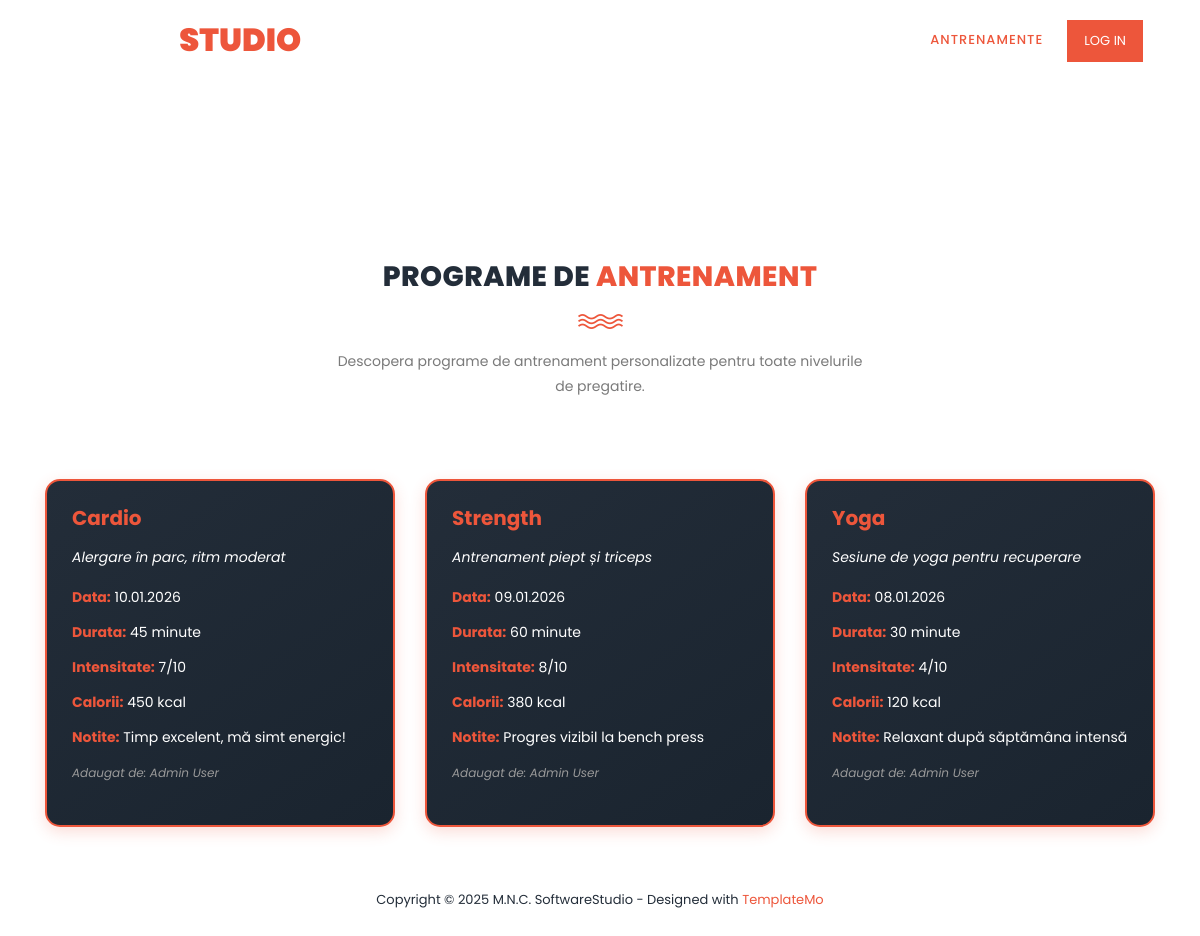
The page /public/antrenamente on the database its author committed.
### tables this page shows
CREATE TABLE `workouts` (
  `workout_id` INT(11) NOT NULL AUTO_INCREMENT,
  `user_id` INT(11) NOT NULL,
  `workout_type_id` INT(11) NOT NULL,
  `description` VARCHAR(255) DEFAULT NULL,
  `date` DATE NOT NULL,
  `duration_min` INT(11) NOT NULL,
  `intensity` INT(11) DEFAULT NULL CHECK (`intensity` >= 1 AND `intensity` <= 10),
  `calories_burned` INT(11) DEFAULT 0,
  `notes` TEXT DEFAULT NULL,
  `created_at` TIMESTAMP DEFAULT CURRENT_TIMESTAMP,
  PRIMARY KEY (`workout_id`),
  KEY `idx_user_id` (`user_id`),
  KEY `idx_workout_type_id` (`workout_type_id`),
  KEY `idx_date` (`date`),
  CONSTRAINT `fk_workouts_user` FOREIGN KEY (`user_id`) REFERENCES `users` (`user_id`) ON DELETE CASCADE ON UPDATE CASCADE,
  CONSTRAINT `fk_workouts_type` FOREIGN KEY (`workout_type_id`) REFERENCES `workout_types` (`workout_type_id`) ON DELETE RESTRICT ON UPDATE CASCADE
);

CREATE TABLE `workout_types` (
  `workout_type_id` INT(11) NOT NULL AUTO_INCREMENT,
  `name` VARCHAR(100) NOT NULL UNIQUE,
  `description` VARCHAR(255) DEFAULT NULL,
  PRIMARY KEY (`workout_type_id`)
);

CREATE TABLE `users` (
  `user_id` INT(11) NOT NULL AUTO_INCREMENT,
  `role_id` INT(11) NOT NULL DEFAULT 1,
  `name` VARCHAR(100) NOT NULL,
  `email` VARCHAR(150) NOT NULL UNIQUE,
  `password_hash` VARCHAR(255) NOT NULL,
  `created_at` TIMESTAMP DEFAULT CURRENT_TIMESTAMP,
  `updated_at` TIMESTAMP DEFAULT CURRENT_TIMESTAMP ON UPDATE CURRENT_TIMESTAMP,
  PRIMARY KEY (`user_id`),
  KEY `idx_email` (`email`),
  KEY `idx_role_id` (`role_id`),
  CONSTRAINT `fk_users_role` FOREIGN KEY (`role_id`) REFERENCES `roles` (`role_id`) ON DELETE RESTRICT ON UPDATE CASCADE
);

### app/Models/BaseModel.php (called while the page is built, shortened)
<?php
abstract class BaseModel {
    public function __construct() {
        try {
            $this->db = new mysqli(
                Config::DB_SERVER,
                Config::DB_USERNAME,
                Config::DB_PASSWORD,
                Config::DB_NAME
            );
        } catch (mysqli_sql_exception $e) {
            echo "<h1>DATABASE CONNECTION ERROR: Could not connect to the database.</h1>";
            echo "<p>Please check your database configuration and ensure the database server is running.</p>";
            error_log("Database connection error: " . $e->getMessage());
            exit;
        }
    }
}

### app/Controllers/WorkoutController.php (called while the page is built, shortened)
<?php
require_once __DIR__ . '/../Models/WorkoutModel.php';
class WorkoutController {
    private $workoutModel;
    public function __construct() {
        $this->workoutModel = new WorkoutModel();
    }
    public function index() {
        $workouts = $this->workoutModel->getAllWorkouts();
        require_once __DIR__ . '/../Views/antrenamente.php';
    }
}

### public/index.php (called while the page is built, shortened)
<?php
require_once ROOT_PATH . '/app/Core/Router.php';
$router = new Router();
$router->get('fitnessapp/public', 'CoreController@index');
$router->get('fitnessapp/public/', 'CoreController@index');
$router->get('', 'CoreController@index');
$router->get('logout', 'UserController@logout');
$router->post('user/login', 'UserController@login');
$router->post('user/register', 'UserController@register');
$router->get('retete', 'RecipeController@index');
$router->get('retete/create', 'RecipeController@create');
$router->post('retete/store', 'RecipeController@store');
$router->get('retete/edit/{id}', 'RecipeController@edit');
$router->post('retete/update/{id}', 'RecipeController@update');
$router->get('retete/delete/{id}', 'RecipeController@delete');
$router->get('antrenamente', 'WorkoutController@index');
$router->get('antrenamente/create', 'WorkoutController@create');
$router->post('antrenamente/store', 'WorkoutController@store');
$router->get('antrenamente/edit/{id}', 'WorkoutController@edit');
$router->post('antrenamente/update/{id}', 'WorkoutController@update');
$router->get('antrenamente/delete/{id}', 'WorkoutController@delete');
$router->get('orar', 'CoreController@orar');
$router->dispatch();

### app/Models/WorkoutModel.php (called while the page is built, shortened)
<?php
require_once __DIR__ . '/BaseModel.php';
class WorkoutModel extends BaseModel {
    public function getAllWorkouts() {
        $sql = "SELECT w.workout_id, w.user_id, w.workout_type_id, w.description, w.date, w.duration_min, w.intensity, w.calories_burned, w.notes, w.created_at, wt.name as workout_type_name, u.name as user_name
                FROM workouts w
                JOIN workout_types wt ON w.workout_type_id = wt.workout_type_id
                JOIN users u ON w.user_id = u.user_id
                ORDER BY w.date DESC, w.created_at DESC";
        $result = $this->db->query($sql);
        if ($result->num_rows > 0) {
            return $result->fetch_all(MYSQLI_ASSOC);
        }
        return [];
    }
}

### app/Views/antrenamente.php (the view, shortened to what this page needs)
<!DOCTYPE html>
<html lang="ro">
<head>
    <link rel="stylesheet" type="text/css" href="./../assets/css/bootstrap.min.css">
    <link rel="stylesheet" type="text/css" href="./../assets/css/font-awesome.css">
    <link rel="stylesheet" href="./../assets/css/templatemo-training-studio.css">
    <link rel="stylesheet" type="text/css" href="./../public/css/base.css">
    <link rel="stylesheet" type="text/css" href="./../public/css/components.css">
</head>
<body>
    <header class="header-area header-sticky">
        <div class="container">
            <div class="row">
                <div class="col-12">
                    <nav class="main-nav">
                        <a href="<?php echo defined('Config::BASE_URL') ? Config::BASE_URL : '/fitnessapp/public/'; ?>" class="logo">Fitness<em> Studio</em></a>
                        <ul class="nav">
                            <li><a href="<?php echo defined('Config::BASE_URL') ? Config::BASE_URL : '/fitnessapp/public/'; ?>">Home</a></li>
                            <li><a href="#" class="active">Antrenamente</a></li>
                            <li class="main-button">
                                <?php if (isset($_SESSION['user_id'])): ?>
                                    <a href="<?php echo defined('Config::BASE_URL') ? Config::BASE_URL : '/fitnessapp/public/'; ?>logout">Logout (<?php echo htmlspecialchars($_SESSION['user_name']); ?>)</a>
                                <?php else: ?>
                                    <a href="<?php echo defined('Config::BASE_URL') ? Config::BASE_URL : '/fitnessapp/public/'; ?>">Log In</a>
                                <?php endif; ?>
                            </li>
                        </ul>
                    </nav>
                </div>
            </div>
        </div>
    </header>
    <section class="section" id="antrenamente" style="margin-top: 120px;">
        <div class="container">
            <div class="row">
                <div class="col-lg-6 offset-lg-3">
                    <div class="section-heading">
                        <h2>Programe de <em>Antrenament</em></h2>
                        <img src="./../assets/images/line-dec.png" alt="waves">
                        <p>Descopera programe de antrenament personalizate pentru toate nivelurile de pregatire.</p>
                    </div>
                </div>
            </div>
            <?php if (!empty($workouts)): ?>
            <div class="row">
                <?php foreach ($workouts as $workout): ?>
                <div class="col-lg-4 col-md-6" style="margin-bottom: 30px;">
                    <div class="trainer-item" style="background: linear-gradient(145deg, #232d39 0%, #1a242f 100%); border-radius: 15px; padding: 25px; border: 2px solid #ed563b; box-shadow: 0 5px 15px rgba(237, 86, 59, 0.2);">
                        <div class="image-thumb">
                            <h4 style="color: #ed563b; margin-bottom: 15px; font-size: 20px; font-weight: bold; text-transform: capitalize;">
                                <?php echo htmlspecialchars($workout['workout_type_name']); ?>
                            </h4>
                        </div>
                        <div class="down-content">
                            <?php if (!empty($workout['description'])): ?>
                            <p style="color: #fff; margin-bottom: 15px; font-style: italic;">
                                <?php echo htmlspecialchars($workout['description']); ?>
                            </p>
                            <?php endif; ?>
                            <p style="color: #fff; margin-bottom: 10px;">
                                <strong style="color: #ed563b;">Data:</strong> <?php echo date('d.m.Y', strtotime($workout['date'])); ?>
                            </p>
                            <p style="color: #fff; margin-bottom: 10px;">
                                <strong style="color: #ed563b;">Durata:</strong> <?php echo htmlspecialchars($workout['duration_min']); ?> minute
                            </p>
                            <p style="color: #fff; margin-bottom: 10px;">
                                <strong style="color: #ed563b;">Intensitate:</strong> <?php echo htmlspecialchars($workout['intensity']); ?>/10
                            </p>
                            <p style="color: #fff; margin-bottom: 10px;">
                                <strong style="color: #ed563b;">Calorii:</strong> <?php echo htmlspecialchars($workout['calories_burned']); ?> kcal
                            </p>
                            <?php if (!empty($workout['notes'])): ?>
                            <p style="color: #fff; margin-bottom: 10px;">
                                <strong style="color: #ed563b;">Notite:</strong> <?php echo htmlspecialchars($workout['notes']); ?>
                            </p>
                            <?php endif; ?>
                            <p style="color: #999; font-size: 12px; margin-bottom: 15px;">
                                <em>Adaugat de: <?php echo htmlspecialchars($workout['user_name']); ?></em>
                            </p>
                        </div>
                    </div>
                </div>
                <?php endforeach; ?>
            </div>
            <?php endif; ?>
        </div>
    </section>
    <footer>
        <div class="container">
            <div class="row">
                <div class="col-lg-12">
                    <p>Copyright &copy; 2025 M.N.C. SoftwareStudio - Designed with <a rel="nofollow" href="https://templatemo.com" class="tm-text-link" target="_parent">TemplateMo</a></p>
                </div>
            </div>
        </div>
    </footer>
</body>
</html>

### app/Core/Router.php (shortened to what this page needs)
<?php
class Router {
    protected $routes = [];
    public function get($uri, $controllerAction) {
        $this->routes['GET'][$uri] = $controllerAction;
    }
    public function post($uri, $controllerAction) {
        $this->routes['POST'][$uri] = $controllerAction;
    }
    public function dispatch() {
        $uri = parse_url($_SERVER['REQUEST_URI'], PHP_URL_PATH);
        $method = $_SERVER['REQUEST_METHOD'];
        if (defined('Config::BASE_URL')) {
            $basePath = parse_url(Config::BASE_URL, PHP_URL_PATH);
        } else {
            $basePath = '/fitnessapp/public/';
        }
        if (strpos($uri, $basePath) === 0) {
            $uri = substr($uri, strlen($basePath));
        }
        $uri = trim($uri, '/');
        if (isset($this->routes[$method][$uri])) {
            $controllerAction = $this->routes[$method][$uri];
            $this->executeController($controllerAction);
            return;
        }
        die("404 Not Found: The requested URL was not found on this server.");
    }
    private function executeController($controllerAction, $params = []) {
        list($controllerName, $methodName) = explode('@', $controllerAction);
        $controller = new $controllerName();
        if (method_exists($controller, $methodName)) {
            return call_user_func_array([$controller, $methodName], $params);
        } else {
            http_response_code(404);
            die("Method not found in Controller: " . $controllerName . '->' . $methodName);
        }
    }
}

### assets/css/templatemo-training-studio.css (style rules this page uses)
html, body, div, span, applet, object, iframe, h1, h2, h3, h4, h5, h6, p, blockquote, div pre, a, abbr, acronym, address, big, cite, code, del, dfn, em, font, img, ins, kbd, q, s, samp, small, strike, strong, sub, sup, tt, var, b, u, i, center, dl, dt, dd, ol, ul, li, figure, header, nav, section, article, aside, footer, figcaption { margin: 0; padding: 0; border: 0; outline: 0; }
ul, li { padding: 0; margin: 0; list-style: none; }
header, nav, section, article, aside, footer, hgroup { display: block; }
* { box-sizing: border-box; }
html, body { font-family: 'Poppins', sans-serif; font-weight: 400; background-color: #fff; font-size: 16px; -ms-text-size-adjust: 100%; -webkit-font-smoothing: antialiased; -moz-osx-font-smoothing: grayscale; }
a { text-decoration: none !important; }
h1, h2, h3, h4, h5, h6 { margin-top: 0px; margin-bottom: 0px; }
ul { margin-bottom: 0px; }
p { font-size: 14px; line-height: 25px; color: #7a7a7a; }
html, body { background: #fff; font-family: 'Poppins', sans-serif; }
.section-heading { text-align: center; margin-top: 140px; margin-bottom: 80px; }
.section-heading h2 { font-size: 28px; font-weight: 800; color: #232d39; text-transform: uppercase; letter-spacing: 0.5px; margin-top: 0px; margin-bottom: 0px; }
.section-heading h2 em { font-style: normal; color: #ed563b; }
.section-heading img { margin: 20px auto; }
.main-button a { display: inline-block; font-size: 15px; padding: 12px 20px; background-color: #ed563b; color: #fff; text-align: center; font-weight: 400; text-transform: uppercase; transition: all .3s; }
.header-area { position: absolute; top: 0px; left: 0px; right: 0px; z-index: 100; height: 80px; background: rgba(250,250,250,0.1); -webkit-transition: all .5s ease 0s; -moz-transition: all .5s ease 0s; -o-transition: all .5s ease 0s; transition: all .5s ease 0s; }
.header-area .main-nav { min-height: 80px; background: transparent; }
.header-area .main-nav .logo { line-height: 80px; color: #fff; font-size: 32px; font-weight: 800; text-transform: uppercase; float: left; -webkit-transition: all 0.3s ease 0s; -moz-transition: all 0.3s ease 0s; -o-transition: all 0.3s ease 0s; transition: all 0.3s ease 0s; }
.header-area .main-nav .logo em { font-style: normal; color: #ed563b; font-weight: 900; }
.header-area .main-nav .nav { float: right; margin-top: 27px; margin-right: 0px; background-color: transparent; -webkit-transition: all 0.3s ease 0s; -moz-transition: all 0.3s ease 0s; -o-transition: all 0.3s ease 0s; transition: all 0.3s ease 0s; position: relative; z-index: 999; }
.header-area .main-nav .nav li { padding-left: 20px; padding-right: 20px; }
.header-area .main-nav .nav li a { display: block; font-weight: 500; font-size: 13px; color: #7a7a7a; text-transform: uppercase; -webkit-transition: all 0.3s ease 0s; -moz-transition: all 0.3s ease 0s; -o-transition: all 0.3s ease 0s; transition: all 0.3s ease 0s; height: 40px; line-height: 40px; border: transparent; letter-spacing: 1px; }
.header-area .main-nav .nav li a { color: #fff; }
.header-area .main-nav .nav li:last-child a { display: inline-block; font-size: 13px; padding: 11px 17px; background-color: #ed563b; color: #fff; text-align: center; font-weight: 400; letter-spacing: 0px; text-transform: uppercase; transition: all .3s; height: auto; line-height: 20px; }
.header-area .main-nav .nav li:hover a, .header-area .main-nav .nav li a.active { color: #ed563b!important; opacity: 1; }
.header-area.header-sticky { min-height: 80px; }
.header-area.header-sticky .nav { margin-top: 20px !important; }
.header-area.header-sticky .nav li a.active { color: #ed563b; }
@media (max-width: 1200px) { .header-area .main-nav .nav li { padding-left: 12px; padding-right: 12px; } }
@media (max-width: 1200px) { .header-area .main-nav:before { display: none; } }
@media (min-width: 767px) { .header-area .main-nav .nav { display: flex !important; } }
footer { text-align: center; padding: 30px 0px; }
footer p { color: #232d39; font-size: 13px; }
footer p a { cursor: pointer; color: #ed563b; }

### rows shown on the page
workouts: workout_type.name "Cardio", description "Alergare în parc, ritm moderat", date "10.01.2026", duration_min "45", intensity "7", calories_burned "450", notes "Timp excelent, mă simt energic!", user.name "Admin User"
workouts: workout_type.name "Strength", description "Antrenament piept și triceps", date "09.01.2026", duration_min "60", intensity "8", calories_burned "380", notes "Progres vizibil la bench press", user.name "Admin User"
workouts: workout_type.name "Yoga", description "Sesiune de yoga pentru recuperare", date "08.01.2026", duration_min "30", intensity "4", calories_burned "120", notes "Relaxant după săptămâna intensă", user.name "Admin User"
